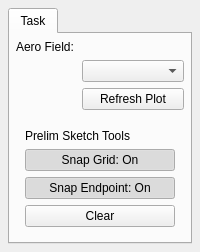
  <widget class="QDockWidget" name="task">
   <property name="floating">
    <bool>false</bool>
   </property>
   <property name="windowTitle">
    <string />
   </property>
   <attribute name="dockWidgetArea">
    <number>2</number>
   </attribute>
   <widget class="QWidget" name="task_view">
    <layout class="QGridLayout" name="gridLayout_7">
     <property name="leftMargin">
      <number>8</number>
     </property>
     <property name="topMargin">
      <number>8</number>
     </property>
     <property name="rightMargin">
      <number>8</number>
     </property>
     <property name="bottomMargin">
      <number>8</number>
     </property>
     <property name="spacing">
      <number>6</number>
     </property>
     <item row="0" column="0">
      <widget class="QTabWidget" name="tabWidget_3">
       <property name="currentIndex">
        <number>0</number>
       </property>
       <widget class="QWidget" name="task_task">
        <attribute name="title">
         <string>Task</string>
        </attribute>
        <layout class="QVBoxLayout" name="verticalLayout_task_task">
         <property name="leftMargin">
          <number>6</number>
         </property>
         <property name="topMargin">
          <number>6</number>
         </property>
         <property name="rightMargin">
          <number>6</number>
         </property>
         <property name="bottomMargin">
          <number>6</number>
         </property>
         <property name="spacing">
          <number>8</number>
         </property>
         <item>
          <layout class="QFormLayout" name="formLayout">
           <property name="horizontalSpacing">
            <number>8</number>
           </property>
           <property name="verticalSpacing">
            <number>6</number>
           </property>
           <item row="0" column="0">
            <widget class="QLabel" name="lbl_aero_field">
             <property name="visible">
              <bool>false</bool>
             </property>
             <property name="text">
              <string>Aero Field:</string>
             </property>
            </widget>
           </item>
           <item row="1" column="1">
            <widget class="QComboBox" name="cmb_aero_field">
             <property name="visible">
              <bool>false</bool>
             </property>
            </widget>
           </item>
           <item row="2" column="1">
            <widget class="QPushButton" name="btn_refresh_aero_plot">
             <property name="visible">
              <bool>false</bool>
             </property>
             <property name="text">
              <string>Refresh Plot</string>
             </property>
            </widget>
           </item>
          </layout>
         </item>
         <item>
          <widget class="QWidget" name="prelim_task_tools" native="true">
           <property name="visible">
            <bool>false</bool>
           </property>
           <layout class="QVBoxLayout" name="verticalLayout_prelim_task_tools">
            <property name="spacing">
             <number>6</number>
            </property>
            <item>
             <widget class="QLabel" name="lbl_prelim_task_tools">
              <property name="text">
               <string>Prelim Sketch Tools</string>
              </property>
             </widget>
            </item>
            <item>
             <widget class="QPushButton" name="btn_prelim_snap_grid">
              <property name="text">
               <string>Snap Grid: On</string>
              </property>
              <property name="checkable">
               <bool>true</bool>
              </property>
              <property name="checked">
               <bool>true</bool>
              </property>
             </widget>
            </item>
            <item>
             <widget class="QPushButton" name="btn_prelim_snap_endpoint">
              <property name="text">
               <string>Snap Endpoint: On</string>
              </property>
              <property name="checkable">
               <bool>true</bool>
              </property>
              <property name="checked">
               <bool>true</bool>
              </property>
             </widget>
            </item>
            <item>
             <widget class="QPushButton" name="btn_prelim_clear_sketch">
              <property name="text">
               <string>Clear</string>
              </property>
             </widget>
            </item>
           </layout>
          </widget>
         </item>
        </layout>
       </widget>
      </widget>
     </item>
    </layout>
   </widget>
  </widget>
